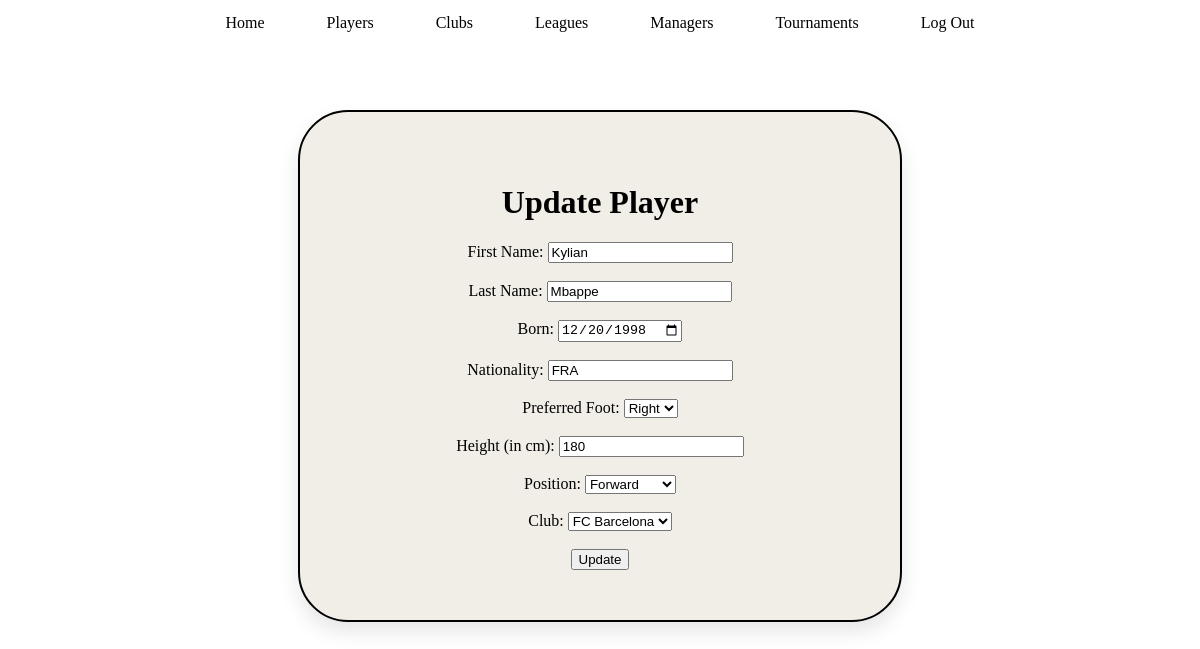
Page /football_tracker/players/update/2/ (signed in) on the earlier database version.
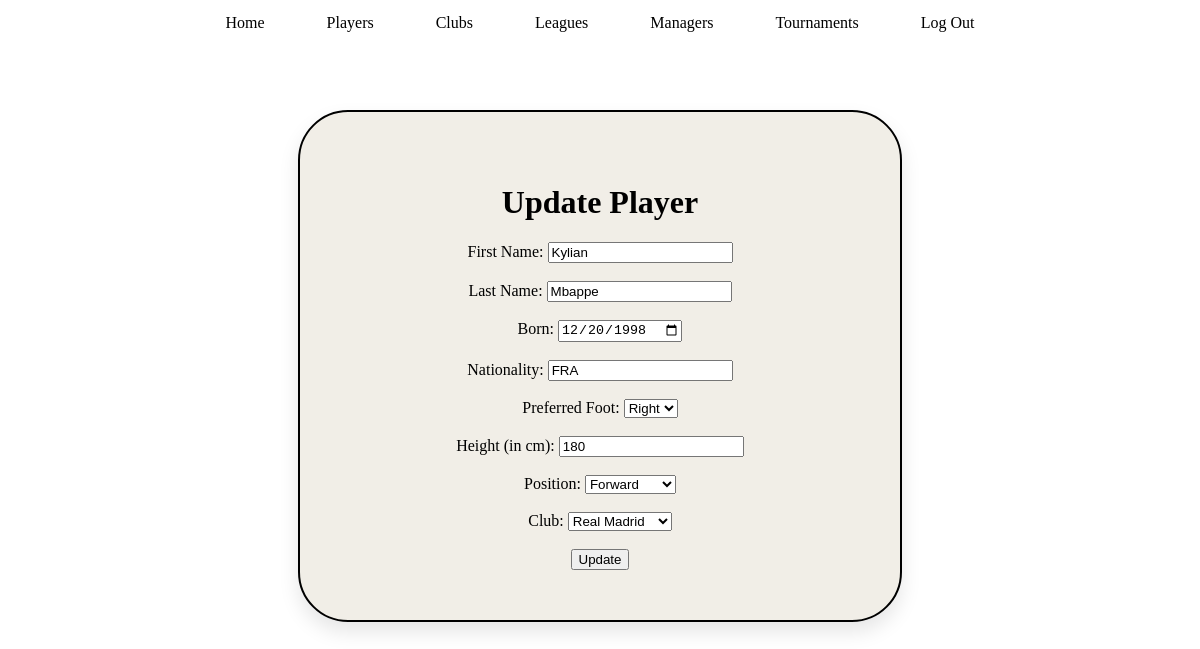
Same page on the later database version.
### football_tracker/models.py (models this page shows, shortened)
class Player(models.Model):
    FOOT = (
        ('R', 'Right'),
        ('L', 'Left')
    )
    POSITIONS = (
        ('GK', 'Goalkeeper'),
        ('DF', 'Defender'),
        ('MF', 'Midfielder'),
        ('FW', 'Forward'),
    )
    first_name = models.CharField(max_length=50)
    last_name = models.CharField(max_length=50)
    birth_date = models.DateField(null=False, blank=False)
    nationality = models.CharField(max_length=3, help_text="Three letter country code, eg. POL, GER, ENG")
    preffered_foot = models.CharField(max_length=1, choices=FOOT)
    height = models.PositiveIntegerField(help_text="Player height (in cm)")
    position = models.CharField(max_length=2, choices=POSITIONS, default='GK')
    club = models.ForeignKey('Club', null=True, blank=True, on_delete=models.SET_NULL, related_name="players")
    class Meta:
        ordering = ['last_name']

class Club(models.Model):
    club_name = models.CharField(max_length=70)
    foundation_year = models.PositiveIntegerField()
    stadium = models.CharField(max_length=70)
    manager = models.ForeignKey('Manager', null=True, blank=True, on_delete=models.SET_NULL)
    league = models.ForeignKey('League', null=False, blank=False, on_delete=models.CASCADE, related_name="clubs")

### football_tracker/views.py (the view, shortened to what this page needs)
# urls.py: path('players/update/<int:id>/', views.player_update_html, name='player-update'),
@login_required(login_url='user-login')
@permission_required('football_tracker.change_player', raise_exception=True)
def player_update_html(request, id):
    clubs = Club.objects.all()
    try:
        player = Player.objects.get(id=id)
    except:
        raise Http404("Player doesn't exist in the database")
    if request.method == "GET":
        return render(request, "football_tracker/player/update.html", {'player': player, 'clubs': clubs})

### football_tracker/templates/football_tracker/player/update.html (shortened to what this page needs)
{% extends "football_tracker/base.html" %}
{% block content %}
<div class="center-wrapper">
    <div class="main-box">
        <h1>Update Player</h1>
        <form method="post">
            <label for="first_name">First Name:</label>
            <input type="text", id="first_name", name="first_name", value="{{ player.first_name }}"><br><br>
            <label for="last_name">Last Name:</label>
            <input type="text", id="last_name", name="last_name", value="{{ player.last_name }}"><br><br>
            <label for="birth_date">Born: </label>
            <input type="date", id="birth_date", name="birth_date", value="{{ player.birth_date|date:'Y-m-d' }}"><br><br>
            <label for="nationality">Nationality: </label>
            <input type="text", id="nationality", name="nationality", placeholder="eg. POL, GER", value="{{ player.nationality }}"><br><br>
            <label for="preffered_foot">Preferred Foot: </label>
            <select id="preffered_foot", name="preffered_foot">
                <option value="R" {% if player.preffered_foot == "R" %}selected{% endif %}>Right</option>
            </select><br><br>
            <label for="height">Height (in cm): </label>
            <input type="number", id="height", name="height", value="{{ player.height }}"><br><br>
            <label for="position">Position: </label>
            <select id="position", name="position">
                <option value="FW" {% if player.position == "FW" %}selected{% endif %}>Forward</option>
            </select><br><br>
            <label for="club">Club: </label>
            <select id="club" name="club">
                {% for c in clubs %}
                    <option value="{{ c.id }}" {% if c.id == player.club_id %}selected{% endif %}>{{ c.club_name }}</option>
                {% endfor %}
            </select><br><br>
            <button type="submit">Update</button>
        </form>
    </div>
</div>
{% endblock %}

Differences in the rows shown:
changed Player "Kylian": club (not shown) → "Real Madrid"
Other differences:
form field club: "FC Barcelona" → (not shown)
